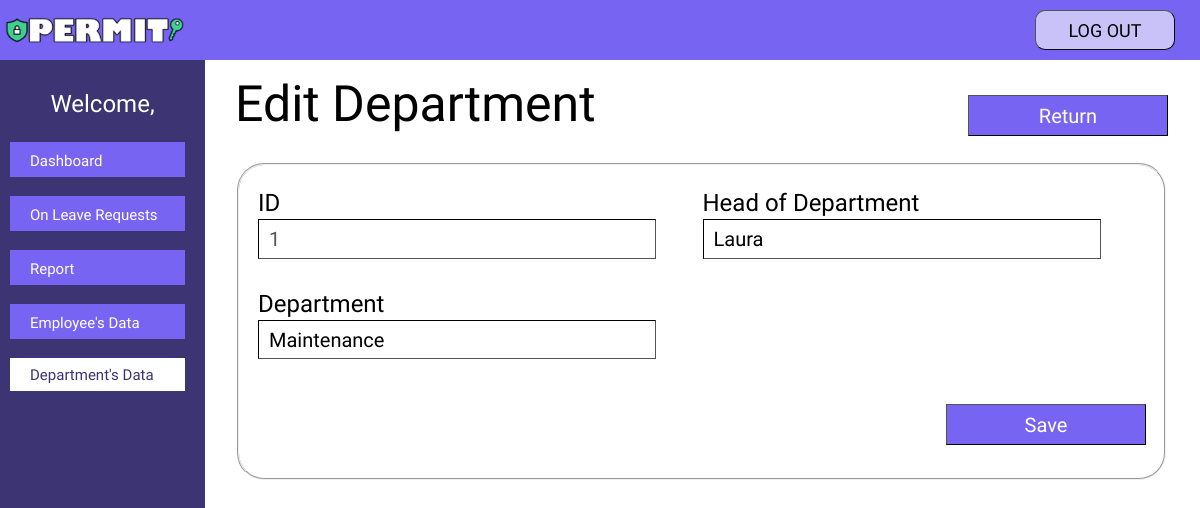
/permit/admin/master_data/department/edit_department.php?id=1, run on the app's committed database.
### tables this page shows
CREATE TABLE `department` (
  `id` int(11) NOT NULL,
  `department_name` varchar(255) NOT NULL,
  `total_employee` int(11) NOT NULL,
  `head_of_department` varchar(255) NOT NULL
);

### permit/class/CRUD.php (called while the page is built, shortened)
<?php
class CRUD extends database{
    public function select($table,$rows="*",$where = null){
        if ( $where != null ) {
            $sql="SELECT $rows FROM $table WHERE $where";
        }
        else{
            $sql="SELECT $rows FROM $table";
        }
        $this->sql = $result = $this->mysqli->query( $sql );
    }
}

### permit/class/database.php (called while the page is built, shortened)
<?php
    class database{
        protected $servername='localhost';
        protected $username='root';
        protected $password='';
        protected $dbname='permit';
        public function __construct(){
            $this->mysqli = new mysqli( $this->servername,$this->username,$this->password,$this->dbname );
        }
    }

### permit/admin/master_data/department/edit_department.php (the view, shortened to what this page needs)
<!DOCTYPE html>
<html lang="en">
<head>
    <link rel="stylesheet" href="department_action.css">
    <link rel="stylesheet" href="https://cdnjs.cloudflare.com/ajax/libs/font-awesome/4.7.0/css/font-awesome.min.css">
</head>
<body>
    <div class="mainbar">
        <div class="a-logo"></div>
        <nav>
           <li><a href=../../../logout.php><button type="submit" class="logout">LOG OUT</button></a></li>
        </nav>
    </div>
     <?php
        $id_admin = $_SESSION[ 'id_admin' ];
        $a = new CRUD();
        $a->select("admin","*","id='$id_admin'");
        $admin = $a ->sql;
        $admindata = mysqli_fetch_assoc($admin);
    ?>
    <div class="a-sidebar">
            <c>Welcome, <?php echo $admindata['name'];?></c>
            <button type="submit" class="a-menu"><a href="../../admin_dashboard/admin_dashboard.php">Dashboard</a></button>
            <button type="submit" class="a-menu"><a href="../../admin_rol/admin_rol.php">On Leave Requests</a></button>
            <button type="submit" class="a-menu"><a href="../../admin_report/admin_report/php">Report</a></button>
            <button type="submit" class="a-menu"><a href="../employee/employee_data.php">Employee's Data</a></button>
            <button type="submit" class="a-open"><a href="department_data.php">Department's Data</a></button>
    </div>
    <div class="a-main">
        <div class="top">
             <d>Edit Department</d>
            <a href ="department_data.php"><button class="return">Return</button></a>
        </div>
        <?php
                $id = $_REQUEST['id'];
                $a = new CRUD();
                $a -> select("department","*","id='$id'");
                $result = $a -> sql;
                $data = mysqli_fetch_array($result);
        ?>
        <div class="content">
            <fieldset>
                <form method="POST" action ="edit.php">
                <table border="0" bordercolor="#c9c9c9" width="100%" cellspacing ="0" class="table">
                    <tr>
                       <td>
                           ID
                        </td>
                        <td>
                           Head of Department
                        </td>
                    </tr>
                    <tr>
                        <td style="padding-bottom: 30px">
                            <input type="number" class="form" value="<?php echo $data['id']; ?>" disabled>
                        </td>
                        <td style="padding-bottom: 30px">
                            <input type="text" class="form" id="head_of_department" name="head_of_department" value="<?php echo $data['head_of_department']; ?>">
                        </td>
                    </tr>
                    <tr>
                        <td>
                            Department
                        </td>
                    </tr>
                    <tr>
                        <td style="padding-bottom: 10px">
                            <input type="text" class="form" id="department_name" name="department_name" value="<?php echo $data['department_name']; ?>">
                        </td>
                    </tr>
                </table>
                <button type="submit" name="update" class="save">Save</button>
                </form>
            </fieldset>
        </div>
</body>
</html>

### permit/admin/master_data/department/department_action.css (style rules this page uses)
html { scroll-behavior: smooth; }
body { margin: 0; background-color: #FFFFFF; background-repeat: no-repeat; }
.mainbar { background-color: #7864F3; height: 60px; width: 100%; display: flex; position: fixed; float: left; }
.a-sidebar { height: 100%; width: 205px; position: fixed; z-index: 1; top: 60px; left: 0; background-color: #3C3473; overflow-x: hidden; padding-top: 0px; }
.a-logo { background-image: url('../../../image/logo.png'); background-repeat: no-repeat; background-size: cover; margin-top: 3px; float: left; width: 190px; height: 50px; }
nav { position: fixed; width: 100%; top: 10px; float: right; margin-right: 25px; }
nav li { margin-right: 25px; list-style: none; }
.logout { font-family: 'Stylish'; width:140px; margin-top: 0px; margin-right: 0px; float: right; height:40px; border-color: black; border-width: 0.5px; background-color:#C9C2F8; border-radius: 10px; font-size:18px; cursor: pointer; }
c { width: 205px; font-family: 'Stylish'; text-decoration: none; padding: 30px 0px 20px 0px; text-align: center; font-size: 24px; color: white; display: block; }
d { font-family: 'Stylish'; text-decoration: none; font-size: 50px; color: black; }
.a-sidebar a { font-family: 'Stylish'; padding: 6px 8px 6px 14px; text-decoration: none; text-align: left; font-size: 15px; display: block; color: white; }
.a-sidebar button { margin: 4px 12px 15px 10px; }
.top { margin-top: 0px; }
.a-menu { border:none; background-color: #7864F3; min-width: 175px; bottom: 3px; padding-top: 4px; color: white; }
.a-open { border:none; background-color: white; min-width: 175px; bottom: 3px; padding-top: 4px; }
.a-open a { border:none; background-color: white; bottom: 3px; padding-top: 4px; color: #3C3473; }
.a-main { margin-left: 225px; margin-right: 25px; overflow: auto; padding: 75px 7px 0 10px; }
input { padding-left: 10px; padding-right: 10px; width: 85%; height:35.5px; background-color:white; font-family: 'Stylish'; font-size:20px; border-color: black; border-width: 1.6px; outline: none; }
.return { float: right; font-family: 'Stylish'; color:white; font-size: 20px; background-color: #7864F3; width: 200px; height:41.1px; border-width: 1.5px; border-color: black; cursor: pointer; margin-top: 20px; }
.content { margin-top: 30px; font-family: 'Stylish'; color:black; font-size: 24px; }
fieldset { border-radius: 27px; height: 290px; }
.table { margin-top: 15px; }
.save { float: right; font-family: 'Stylish'; color:white; font-size: 20px; background-color: #7864F3; width: 200px; height:41.1px; border-width: 1.5px; border-color: black; cursor: pointer; margin-top: 35px; }

### data on the page
department: id "1", head_of_department "Laura", department_name "Maintenance"
